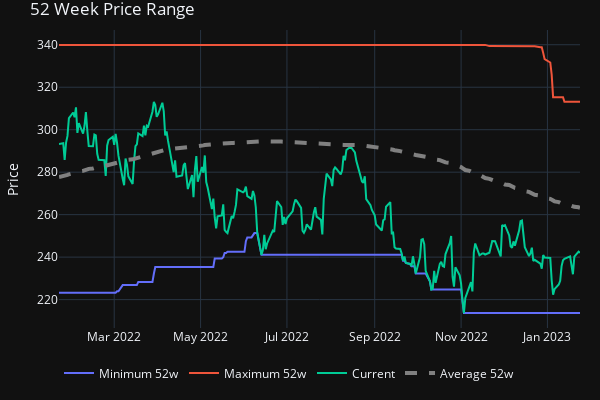

The notebook cell this image was saved under:
### Code cell
prices_df = pd.DataFrame(
    yf.download(
        stock_list_test,
        (dt.date.today() - dt.timedelta(days=365 * 2)).strftime("%Y-%m-%d"),
    )["Adj Close"]
)
prices_df["rolling_max"] = prices_df["Adj Close"].rolling(window=252).max()
prices_df["rolling_min"] = prices_df["Adj Close"].rolling(window=252).min()
prices_df["rolling_avg"] = prices_df["Adj Close"].rolling(window=252).mean()
prices_df = prices_df.dropna(axis=0)

fig = go.Figure()
fig.add_trace(
    go.Scatter(
        y=prices_df["rolling_min"], x=prices_df.index, mode="lines", name="Minimum 52w"
    )
)
fig.add_trace(
    go.Scatter(
        y=prices_df["rolling_max"], x=prices_df.index, mode="lines", name="Maximum 52w"
    )
)
fig.add_trace(
    go.Scatter(
        y=prices_df["Adj Close"], x=prices_df.index, mode="lines", name="Current"
    )
)
fig.add_trace(
    go.Scatter(
        y=prices_df["rolling_avg"],
        x=prices_df.index,
        mode="lines",
        name="Average 52w",
        line=dict(color="grey", width=4, dash="dash"),
    )
)

fig.update_layout(
    title="52 Week Price Range",
    yaxis_title="Price",
    height=400,
    width=600,
    margin=dict(l=20, r=20, t=30, b=20),
    template="plotly_dark",
    hovermode="x unified",
    legend=dict(orientation="h", yanchor="bottom", y=-0.2, xanchor="left", title=None),
)
fig.show()

### Figure 1 — Plotly figure (JSON) as saved in the notebook; plotly's stock layout.template omitted (floating-point values rounded to 4 significant figures; data arrays with more than 128 entries replaced by an {"elided": "..."} marker saying what was removed)
{"data": [{"mode": "lines", "name": "Minimum 52w", "type": "scatter", "x": {"elided": "253 str values"}, "y": {"elided": "253 float values"}}, {"mode": "lines", "name": "Maximum 52w", "type": "scatter", "x": {"elided": "253 str values"}, "y": {"elided": "253 float values"}}, {"mode": "lines", "name": "Current", "type": "scatter", "x": {"elided": "253 str values"}, "y": {"elided": "253 float values"}}, {"line": {"color": "grey", "dash": "dash", "width": 4}, "mode": "lines", "name": "Average 52w", "type": "scatter", "x": {"elided": "253 str values"}, "y": {"elided": "253 float values"}}], "layout": {"height": 400, "hovermode": "x unified", "legend": {"orientation": "h", "title": {}, "xanchor": "left", "y": -0.2, "yanchor": "bottom"}, "margin": {"b": 20, "l": 20, "r": 20, "t": 30}, "title": {"text": "52 Week Price Range"}, "width": 600, "yaxis": {"title": {"text": "Price"}}}}
